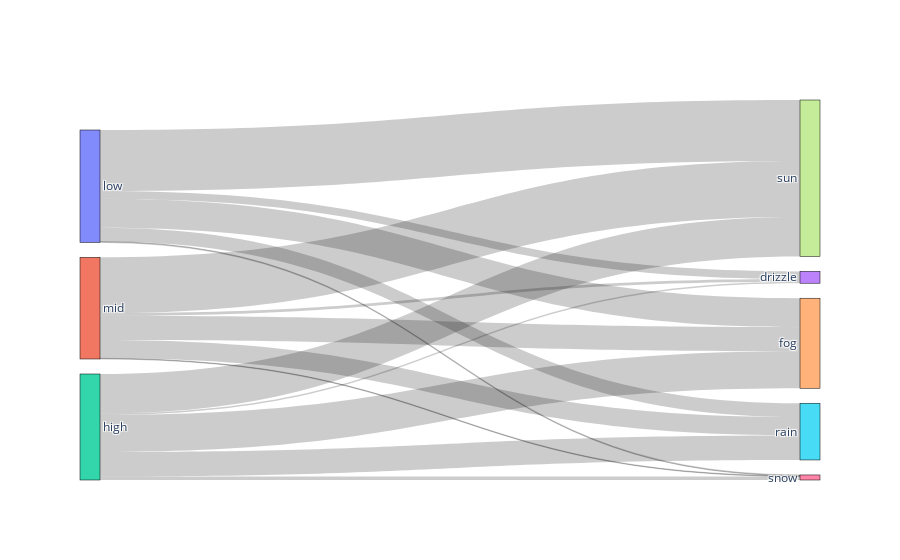

Notebook code for this chart:
### Code cell
import pandas as pd
import plotly.graph_objects as go

print(weather.columns)

weather['wind_group'] = pd.qcut(weather['wind'], q=3, labels=['low', 'mid', 'high'])

counts = weather.groupby(['wind_group', 'weather']).size().reset_index(name='count')
print(counts.head())  # sanity check

labels = list(counts['wind_group'].unique()) + list(counts['weather'].unique())

label_to_index = {label: i for i, label in enumerate(labels)}

fig = go.Figure(data=[go.Sankey(
    node=dict(
        pad=15,
        thickness=20,
        line=dict(color="black", width=0.5),
        label=labels
    ),
    link=dict(
        source=counts['wind_group'].map(label_to_index),
        target=counts['weather'].map(label_to_index),
        value=counts['count']
    )
)])
fig.show()

### Figure 1 — Plotly figure (JSON) as saved in the notebook; plotly's stock layout.template omitted (floating-point values rounded to 4 significant figures)
{"data": [{"link": {"source": [0, 0, 0, 0, 0, 1, 1, 1, 1, 1, 2, 2, 2, 2, 2], "target": [3, 4, 5, 6, 7, 3, 4, 5, 6, 7, 3, 4, 5, 6, 7], "value": [35, 132, 63, 4, 279, 12, 110, 84, 3, 255, 7, 169, 112, 16, 180]}, "node": {"label": ["low", "mid", "high", "drizzle", "fog", "rain", "snow", "sun"], "line": {"color": "black", "width": 0.5}, "pad": 15, "thickness": 20}, "type": "sankey"}], "layout": {"autosize": true}}
